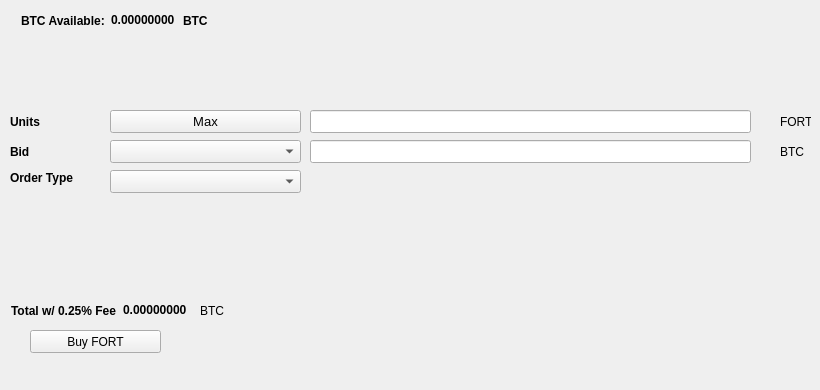
   <widget class="QWidget" name="BuyTab">
    <attribute name="title">
     <string>Buy</string>
    </attribute>
    <widget class="QPushButton" name="BuyFORT">
     <property name="geometry">
      <rect>
       <x>30</x>
       <y>330</y>
       <width>131</width>
       <height>23</height>
      </rect>
     </property>
     <property name="text">
      <string>Buy FORT</string>
     </property>
     <property name="icon">
      <iconset resource="../fortcoin.qrc">
       <normaloff>:/icons/bitcoin</normaloff>:/icons/bitcoin</iconset>
     </property>
    </widget>
    <widget class="QLabel" name="label_3">
     <property name="geometry">
      <rect>
       <x>10</x>
       <y>110</y>
       <width>46</width>
       <height>23</height>
      </rect>
     </property>
     <property name="font">
      <font>
       <weight>75</weight>
       <bold>true</bold>
      </font>
     </property>
     <property name="text">
      <string>Units</string>
     </property>
    </widget>
    <widget class="QLineEdit" name="UnitsInput">
     <property name="geometry">
      <rect>
       <x>310</x>
       <y>110</y>
       <width>441</width>
       <height>23</height>
      </rect>
     </property>
     <property name="font">
      <font>
       <pointsize>9</pointsize>
       <weight>75</weight>
       <bold>true</bold>
      </font>
     </property>
    </widget>
    <widget class="QLineEdit" name="BuyBidPriceEdit">
     <property name="geometry">
      <rect>
       <x>310</x>
       <y>140</y>
       <width>441</width>
       <height>23</height>
      </rect>
     </property>
     <property name="font">
      <font>
       <pointsize>9</pointsize>
       <weight>75</weight>
       <bold>true</bold>
      </font>
     </property>
    </widget>
    <widget class="QLabel" name="label_4">
     <property name="geometry">
      <rect>
       <x>780</x>
       <y>110</y>
       <width>31</width>
       <height>23</height>
      </rect>
     </property>
     <property name="text">
      <string>FORT</string>
     </property>
    </widget>
    <widget class="QLabel" name="label_5">
     <property name="geometry">
      <rect>
       <x>780</x>
       <y>140</y>
       <width>31</width>
       <height>23</height>
      </rect>
     </property>
     <property name="text">
      <string>BTC</string>
     </property>
    </widget>
    <widget class="QLabel" name="label_6">
     <property name="geometry">
      <rect>
       <x>10</x>
       <y>140</y>
       <width>46</width>
       <height>23</height>
      </rect>
     </property>
     <property name="font">
      <font>
       <weight>75</weight>
       <bold>true</bold>
      </font>
     </property>
     <property name="text">
      <string>Bid</string>
     </property>
    </widget>
    <widget class="QLabel" name="label_7">
     <property name="geometry">
      <rect>
       <x>10</x>
       <y>170</y>
       <width>91</width>
       <height>16</height>
      </rect>
     </property>
     <property name="font">
      <font>
       <weight>75</weight>
       <bold>true</bold>
      </font>
     </property>
     <property name="text">
      <string>Order Type</string>
     </property>
    </widget>
    <widget class="QPushButton" name="Buy_Max_Amount">
     <property name="geometry">
      <rect>
       <x>110</x>
       <y>110</y>
       <width>191</width>
       <height>23</height>
      </rect>
     </property>
     <property name="font">
      <font>
       <pointsize>10</pointsize>
      </font>
     </property>
     <property name="text">
      <string>Max</string>
     </property>
    </widget>
    <widget class="QComboBox" name="BuyBidcomboBox">
     <property name="geometry">
      <rect>
       <x>110</x>
       <y>140</y>
       <width>191</width>
       <height>23</height>
      </rect>
     </property>
     <property name="font">
      <font>
       <pointsize>10</pointsize>
      </font>
     </property>
    </widget>
    <widget class="QComboBox" name="buyOrdertypeCombo">
     <property name="geometry">
      <rect>
       <x>110</x>
       <y>170</y>
       <width>191</width>
       <height>23</height>
      </rect>
     </property>
     <property name="font">
      <font>
       <pointsize>10</pointsize>
      </font>
     </property>
    </widget>
    <widget class="QWidget" name="layoutWidget1">
     <property name="geometry">
      <rect>
       <x>21</x>
       <y>11</y>
       <width>227</width>
       <height>19</height>
      </rect>
     </property>
     <layout class="QHBoxLayout" name="horizontalLayout_3">
      <item>
       <widget class="QLabel" name="label232">
        <property name="font">
         <font>
          <weight>75</weight>
          <bold>true</bold>
         </font>
        </property>
        <property name="text">
         <string>BTC Available:</string>
        </property>
       </widget>
      </item>
      <item>
       <widget class="QLabel" name="BtcAvailableLbl">
        <property name="palette">
         <palette>
          <active>
           <colorrole role="WindowText">
            <brush brushstyle="SolidPattern">
             <color alpha="255">
              <red>0</red>
              <green>0</green>
              <blue>0</blue>
             </color>
            </brush>
           </colorrole>
           <colorrole role="Button">
            <brush brushstyle="SolidPattern">
             <color alpha="255">
              <red>0</red>
              <green>170</green>
              <blue>0</blue>
             </color>
            </brush>
           </colorrole>
           <colorrole role="Light">
            <brush brushstyle="SolidPattern">
             <color alpha="255">
              <red>0</red>
              <green>255</green>
              <blue>0</blue>
             </color>
            </brush>
           </colorrole>
           <colorrole role="Midlight">
            <brush brushstyle="SolidPattern">
             <color alpha="255">
              <red>0</red>
              <green>212</green>
              <blue>0</blue>
             </color>
            </brush>
           </colorrole>
           <colorrole role="Dark">
            <brush brushstyle="SolidPattern">
             <color alpha="255">
              <red>0</red>
              <green>85</green>
              <blue>0</blue>
             </color>
            </brush>
           </colorrole>
           <colorrole role="Mid">
            <brush brushstyle="SolidPattern">
             <color alpha="255">
              <red>0</red>
              <green>113</green>
              <blue>0</blue>
             </color>
            </brush>
           </colorrole>
           <colorrole role="Text">
            <brush brushstyle="SolidPattern">
             <color alpha="255">
              <red>0</red>
              <green>170</green>
              <blue>0</blue>
             </color>
            </brush>
           </colorrole>
           <colorrole role="BrightText">
            <brush brushstyle="SolidPattern">
             <color alpha="255">
              <red>255</red>
              <green>255</green>
              <blue>255</blue>
             </color>
            </brush>
           </colorrole>
           <colorrole role="ButtonText">
            <brush brushstyle="SolidPattern">
             <color alpha="255">
              <red>0</red>
              <green>0</green>
              <blue>0</blue>
             </color>
            </brush>
           </colorrole>
           <colorrole role="Base">
            <brush brushstyle="SolidPattern">
             <color alpha="255">
              <red>255</red>
              <green>255</green>
              <blue>255</blue>
             </color>
            </brush>
           </colorrole>
           <colorrole role="Window">
            <brush brushstyle="SolidPattern">
             <color alpha="255">
              <red>0</red>
              <green>170</green>
              <blue>0</blue>
             </color>
            </brush>
           </colorrole>
           <colorrole role="Shadow">
            <brush brushstyle="SolidPattern">
             <color alpha="255">
              <red>0</red>
              <green>0</green>
              <blue>0</blue>
             </color>
            </brush>
           </colorrole>
           <colorrole role="AlternateBase">
            <brush brushstyle="SolidPattern">
             <color alpha="255">
              <red>127</red>
              <green>212</green>
              <blue>127</blue>
             </color>
            </brush>
           </colorrole>
           <colorrole role="ToolTipBase">
            <brush brushstyle="SolidPattern">
             <color alpha="255">
              <red>255</red>
              <green>255</green>
              <blue>220</blue>
             </color>
            </brush>
           </colorrole>
           <colorrole role="ToolTipText">
            <brush brushstyle="SolidPattern">
             <color alpha="255">
              <red>0</red>
              <green>0</green>
              <blue>0</blue>
             </color>
            </brush>
           </colorrole>
          </active>
          <inactive>
           <colorrole role="WindowText">
            <brush brushstyle="SolidPattern">
             <color alpha="255">
              <red>0</red>
              <green>0</green>
              <blue>0</blue>
             </color>
            </brush>
           </colorrole>
           <colorrole role="Button">
            <brush brushstyle="SolidPattern">
             <color alpha="255">
              <red>0</red>
              <green>170</green>
              <blue>0</blue>
             </color>
            </brush>
           </colorrole>
           <colorrole role="Light">
            <brush brushstyle="SolidPattern">
             <color alpha="255">
              <red>0</red>
              <green>255</green>
              <blue>0</blue>
             </color>
            </brush>
           </colorrole>
           <colorrole role="Midlight">
            <brush brushstyle="SolidPattern">
             <color alpha="255">
              <red>0</red>
              <green>212</green>
              <blue>0</blue>
             </color>
            </brush>
           </colorrole>
           <colorrole role="Dark">
            <brush brushstyle="SolidPattern">
             <color alpha="255">
              <red>0</red>
              <green>85</green>
              <blue>0</blue>
             </color>
            </brush>
           </colorrole>
           <colorrole role="Mid">
            <brush brushstyle="SolidPattern">
             <color alpha="255">
              <red>0</red>
              <green>113</green>
              <blue>0</blue>
             </color>
            </brush>
           </colorrole>
           <colorrole role="Text">
            <brush brushstyle="SolidPattern">
             <color alpha="255">
              <red>0</red>
              <green>170</green>
              <blue>0</blue>
             </color>
            </brush>
           </colorrole>
           <colorrole role="BrightText">
            <brush brushstyle="SolidPattern">
             <color alpha="255">
              <red>255</red>
              <green>255</green>
              <blue>255</blue>
             </color>
            </brush>
           </colorrole>
           <colorrole role="ButtonText">
            <brush brushstyle="SolidPattern">
             <color alpha="255">
              <red>0</red>
              <green>0</green>
              <blue>0</blue>
             </color>
            </brush>
           </colorrole>
           <colorrole role="Base">
            <brush brushstyle="SolidPattern">
             <color alpha="255">
              <red>255</red>
              <green>255</green>
              <blue>255</blue>
             </color>
            </brush>
           </colorrole>
           <colorrole role="Window">
            <brush brushstyle="SolidPattern">
             <color alpha="255">
              <red>0</red>
              <green>170</green>
              <blue>0</blue>
             </color>
            </brush>
           </colorrole>
           <colorrole role="Shadow">
            <brush brushstyle="SolidPattern">
             <color alpha="255">
              <red>0</red>
              <green>0</green>
              <blue>0</blue>
             </color>
            </brush>
           </colorrole>
           <colorrole role="AlternateBase">
            <brush brushstyle="SolidPattern">
             <color alpha="255">
              <red>127</red>
              <green>212</green>
              <blue>127</blue>
             </color>
            </brush>
           </colorrole>
           <colorrole role="ToolTipBase">
            <brush brushstyle="SolidPattern">
             <color alpha="255">
              <red>255</red>
              <green>255</green>
              <blue>220</blue>
             </color>
            </brush>
           </colorrole>
           <colorrole role="ToolTipText">
            <brush brushstyle="SolidPattern">
             <color alpha="255">
              <red>0</red>
              <green>0</green>
              <blue>0</blue>
             </color>
            </brush>
           </colorrole>
          </inactive>
          <disabled>
           <colorrole role="WindowText">
            <brush brushstyle="SolidPattern">
             <color alpha="255">
              <red>0</red>
              <green>85</green>
              <blue>0</blue>
             </color>
            </brush>
           </colorrole>
           <colorrole role="Button">
            <brush brushstyle="SolidPattern">
             <color alpha="255">
              <red>0</red>
              <green>170</green>
              <blue>0</blue>
             </color>
            </brush>
           </colorrole>
           <colorrole role="Light">
            <brush brushstyle="SolidPattern">
             <color alpha="255">
              <red>0</red>
              <green>255</green>
              <blue>0</blue>
             </color>
            </brush>
           </colorrole>
           <colorrole role="Midlight">
            <brush brushstyle="SolidPattern">
             <color alpha="255">
              <red>0</red>
              <green>212</green>
              <blue>0</blue>
             </color>
            </brush>
           </colorrole>
           <colorrole role="Dark">
            <brush brushstyle="SolidPattern">
             <color alpha="255">
              <red>0</red>
              <green>85</green>
              <blue>0</blue>
             </color>
            </brush>
           </colorrole>
           <colorrole role="Mid">
            <brush brushstyle="SolidPattern">
             <color alpha="255">
              <red>0</red>
              <green>113</green>
              <blue>0</blue>
             </color>
            </brush>
           </colorrole>
           <colorrole role="Text">
            <brush brushstyle="SolidPattern">
             <color alpha="255">
              <red>0</red>
              <green>85</green>
              <blue>0</blue>
             </color>
            </brush>
           </colorrole>
           <colorrole role="BrightText">
            <brush brushstyle="SolidPattern">
             <color alpha="255">
              <red>255</red>
              <green>255</green>
              <blue>255</blue>
             </color>
            </brush>
           </colorrole>
           <colorrole role="ButtonText">
            <brush brushstyle="SolidPattern">
             <color alpha="255">
              <red>0</red>
              <green>85</green>
              <blue>0</blue>
             </color>
            </brush>
           </colorrole>
           <colorrole role="Base">
            <brush brushstyle="SolidPattern">
             <color alpha="255">
              <red>0</red>
              <green>170</green>
              <blue>0</blue>
             </color>
            </brush>
           </colorrole>
           <colorrole role="Window">
            <brush brushstyle="SolidPattern">
             <color alpha="255">
              <red>0</red>
              <green>170</green>
              <blue>0</blue>
             </color>
            </brush>
           </colorrole>
           <colorrole role="Shadow">
            <brush brushstyle="SolidPattern">
             <color alpha="255">
              <red>0</red>
              <green>0</green>
              <blue>0</blue>
             </color>
            </brush>
           </colorrole>
           <colorrole role="AlternateBase">
            <brush brushstyle="SolidPattern">
             <color alpha="255">
              <red>0</red>
              <green>170</green>
              <blue>0</blue>
             </color>
            </brush>
           </colorrole>
           <colorrole role="ToolTipBase">
            <brush brushstyle="SolidPattern">
             <color alpha="255">
              <red>255</red>
              <green>255</green>
              <blue>220</blue>
             </color>
            </brush>
           </colorrole>
           <colorrole role="ToolTipText">
            <brush brushstyle="SolidPattern">
             <color alpha="255">
              <red>0</red>
              <green>0</green>
              <blue>0</blue>
             </color>
            </brush>
           </colorrole>
          </disabled>
         </palette>
        </property>
        <property name="font">
         <font>
          <weight>75</weight>
          <bold>true</bold>
         </font>
        </property>
        <property name="text">
         <string>0.00000000</string>
        </property>
        <property name="textInteractionFlags">
         <set>Qt::LinksAccessibleByMouse|Qt::TextSelectableByKeyboard|Qt::TextSelectableByMouse</set>
        </property>
       </widget>
      </item>
      <item>
       <widget class="QLabel" name="BtcAvailableLbl_2">
        <property name="font">
         <font>
          <weight>75</weight>
          <bold>true</bold>
         </font>
        </property>
        <property name="text">
         <string>BTC</string>
        </property>
       </widget>
      </item>
     </layout>
    </widget>
    <widget class="QWidget" name="layoutWidge2">
     <property name="geometry">
      <rect>
       <x>11</x>
       <y>301</y>
       <width>259</width>
       <height>19</height>
      </rect>
     </property>
     <layout class="QHBoxLayout" name="horizontalLayout_4">
      <item>
       <widget class="QLabel" name="label_9">
        <property name="font">
         <font>
          <weight>75</weight>
          <bold>true</bold>
         </font>
        </property>
        <property name="text">
         <string>Total w/ 0.25% Fee</string>
        </property>
       </widget>
      </item>
      <item>
       <widget class="QLabel" name="BuyCostLabel">
        <property name="palette">
         <palette>
          <active>
           <colorrole role="WindowText">
            <brush brushstyle="SolidPattern">
             <color alpha="255">
              <red>0</red>
              <green>0</green>
              <blue>0</blue>
             </color>
            </brush>
           </colorrole>
           <colorrole role="Button">
            <brush brushstyle="SolidPattern">
             <color alpha="255">
              <red>0</red>
              <green>170</green>
              <blue>0</blue>
             </color>
            </brush>
           </colorrole>
           <colorrole role="Light">
            <brush brushstyle="SolidPattern">
             <color alpha="255">
              <red>0</red>
              <green>255</green>
              <blue>0</blue>
             </color>
            </brush>
           </colorrole>
           <colorrole role="Midlight">
            <brush brushstyle="SolidPattern">
             <color alpha="255">
              <red>0</red>
              <green>212</green>
              <blue>0</blue>
             </color>
            </brush>
           </colorrole>
           <colorrole role="Dark">
            <brush brushstyle="SolidPattern">
             <color alpha="255">
              <red>0</red>
              <green>85</green>
              <blue>0</blue>
             </color>
            </brush>
           </colorrole>
           <colorrole role="Mid">
            <brush brushstyle="SolidPattern">
             <color alpha="255">
              <red>0</red>
              <green>113</green>
              <blue>0</blue>
             </color>
            </brush>
           </colorrole>
           <colorrole role="Text">
            <brush brushstyle="SolidPattern">
             <color alpha="255">
              <red>0</red>
              <green>170</green>
              <blue>0</blue>
             </color>
            </brush>
           </colorrole>
           <colorrole role="BrightText">
            <brush brushstyle="SolidPattern">
             <color alpha="255">
              <red>255</red>
              <green>255</green>
              <blue>255</blue>
             </color>
            </brush>
           </colorrole>
           <colorrole role="ButtonText">
            <brush brushstyle="SolidPattern">
             <color alpha="255">
              <red>0</red>
              <green>0</green>
              <blue>0</blue>
             </color>
            </brush>
           </colorrole>
           <colorrole role="Base">
            <brush brushstyle="SolidPattern">
             <color alpha="255">
              <red>255</red>
              <green>255</green>
              <blue>255</blue>
             </color>
            </brush>
           </colorrole>
           <colorrole role="Window">
            <brush brushstyle="SolidPattern">
             <color alpha="255">
              <red>0</red>
              <green>170</green>
              <blue>0</blue>
             </color>
            </brush>
           </colorrole>
           <colorrole role="Shadow">
            <brush brushstyle="SolidPattern">
             <color alpha="255">
              <red>0</red>
              <green>0</green>
              <blue>0</blue>
             </color>
            </brush>
           </colorrole>
           <colorrole role="AlternateBase">
            <brush brushstyle="SolidPattern">
             <color alpha="255">
              <red>127</red>
              <green>212</green>
              <blue>127</blue>
             </color>
            </brush>
           </colorrole>
           <colorrole role="ToolTipBase">
            <brush brushstyle="SolidPattern">
             <color alpha="255">
              <red>255</red>
              <green>255</green>
              <blue>220</blue>
             </color>
            </brush>
           </colorrole>
           <colorrole role="ToolTipText">
            <brush brushstyle="SolidPattern">
             <color alpha="255">
              <red>0</red>
              <green>0</green>
              <blue>0</blue>
             </color>
            </brush>
           </colorrole>
          </active>
          <inactive>
           <colorrole role="WindowText">
            <brush brushstyle="SolidPattern">
             <color alpha="255">
              <red>0</red>
              <green>0</green>
              <blue>0</blue>
             </color>
            </brush>
           </colorrole>
           <colorrole role="Button">
            <brush brushstyle="SolidPattern">
             <color alpha="255">
              <red>0</red>
              <green>170</green>
              <blue>0</blue>
             </color>
            </brush>
           </colorrole>
           <colorrole role="Light">
            <brush brushstyle="SolidPattern">
             <color alpha="255">
              <red>0</red>
              <green>255</green>
              <blue>0</blue>
             </color>
            </brush>
           </colorrole>
           <colorrole role="Midlight">
            <brush brushstyle="SolidPattern">
             <color alpha="255">
              <red>0</red>
              <green>212</green>
              <blue>0</blue>
             </color>
            </brush>
           </colorrole>
           <colorrole role="Dark">
            <brush brushstyle="SolidPattern">
             <color alpha="255">
              <red>0</red>
              <green>85</green>
              <blue>0</blue>
             </color>
            </brush>
           </colorrole>
           <colorrole role="Mid">
            <brush brushstyle="SolidPattern">
             <color alpha="255">
              <red>0</red>
              <green>113</green>
              <blue>0</blue>
             </color>
            </brush>
           </colorrole>
           <colorrole role="Text">
            <brush brushstyle="SolidPattern">
             <color alpha="255">
              <red>0</red>
              <green>170</green>
              <blue>0</blue>
             </color>
            </brush>
           </colorrole>
           <colorrole role="BrightText">
            <brush brushstyle="SolidPattern">
             <color alpha="255">
              <red>255</red>
              <green>255</green>
              <blue>255</blue>
             </color>
            </brush>
           </colorrole>
           <colorrole role="ButtonText">
            <brush brushstyle="SolidPattern">
             <color alpha="255">
              <red>0</red>
              <green>0</green>
              <blue>0</blue>
             </color>
            </brush>
           </colorrole>
           <colorrole role="Base">
            <brush brushstyle="SolidPattern">
             <color alpha="255">
              <red>255</red>
              <green>255</green>
              <blue>255</blue>
             </color>
            </brush>
           </colorrole>
           <colorrole role="Window">
            <brush brushstyle="SolidPattern">
             <color alpha="255">
              <red>0</red>
              <green>170</green>
              <blue>0</blue>
             </color>
            </brush>
           </colorrole>
           <colorrole role="Shadow">
            <brush brushstyle="SolidPattern">
             <color alpha="255">
              <red>0</red>
              <green>0</green>
              <blue>0</blue>
             </color>
            </brush>
           </colorrole>
           <colorrole role="AlternateBase">
            <brush brushstyle="SolidPattern">
             <color alpha="255">
              <red>127</red>
              <green>212</green>
              <blue>127</blue>
             </color>
            </brush>
           </colorrole>
           <colorrole role="ToolTipBase">
            <brush brushstyle="SolidPattern">
             <color alpha="255">
              <red>255</red>
              <green>255</green>
              <blue>220</blue>
             </color>
            </brush>
           </colorrole>
           <colorrole role="ToolTipText">
            <brush brushstyle="SolidPattern">
             <color alpha="255">
              <red>0</red>
              <green>0</green>
              <blue>0</blue>
             </color>
            </brush>
           </colorrole>
          </inactive>
          <disabled>
           <colorrole role="WindowText">
            <brush brushstyle="SolidPattern">
             <color alpha="255">
              <red>0</red>
              <green>85</green>
              <blue>0</blue>
             </color>
            </brush>
           </colorrole>
           <colorrole role="Button">
            <brush brushstyle="SolidPattern">
             <color alpha="255">
              <red>0</red>
              <green>170</green>
              <blue>0</blue>
             </color>
            </brush>
           </colorrole>
           <colorrole role="Light">
            <brush brushstyle="SolidPattern">
             <color alpha="255">
              <red>0</red>
              <green>255</green>
              <blue>0</blue>
             </color>
            </brush>
           </colorrole>
           <colorrole role="Midlight">
            <brush brushstyle="SolidPattern">
             <color alpha="255">
              <red>0</red>
              <green>212</green>
              <blue>0</blue>
             </color>
            </brush>
           </colorrole>
           <colorrole role="Dark">
            <brush brushstyle="SolidPattern">
             <color alpha="255">
              <red>0</red>
              <green>85</green>
              <blue>0</blue>
             </color>
            </brush>
           </colorrole>
           <colorrole role="Mid">
            <brush brushstyle="SolidPattern">
             <color alpha="255">
              <red>0</red>
              <green>113</green>
              <blue>0</blue>
             </color>
            </brush>
           </colorrole>
           <colorrole role="Text">
            <brush brushstyle="SolidPattern">
             <color alpha="255">
              <red>0</red>
              <green>85</green>
              <blue>0</blue>
             </color>
            </brush>
           </colorrole>
           <colorrole role="BrightText">
            <brush brushstyle="SolidPattern">
             <color alpha="255">
              <red>255</red>
              <green>255</green>
              <blue>255</blue>
             </color>
            </brush>
           </colorrole>
           <colorrole role="ButtonText">
            <brush brushstyle="SolidPattern">
             <color alpha="255">
              <red>0</red>
              <green>85</green>
              <blue>0</blue>
             </color>
            </brush>
           </colorrole>
           <colorrole role="Base">
            <brush brushstyle="SolidPattern">
             <color alpha="255">
              <red>0</red>
              <green>170</green>
              <blue>0</blue>
             </color>
            </brush>
           </colorrole>
           <colorrole role="Window">
            <brush brushstyle="SolidPattern">
             <color alpha="255">
              <red>0</red>
              <green>170</green>
              <blue>0</blue>
             </color>
            </brush>
           </colorrole>
           <colorrole role="Shadow">
            <brush brushstyle="SolidPattern">
             <color alpha="255">
              <red>0</red>
              <green>0</green>
              <blue>0</blue>
             </color>
            </brush>
           </colorrole>
           <colorrole role="AlternateBase">
            <brush brushstyle="SolidPattern">
             <color alpha="255">
              <red>0</red>
              <green>170</green>
              <blue>0</blue>
             </color>
            </brush>
           </colorrole>
           <colorrole role="ToolTipBase">
            <brush brushstyle="SolidPattern">
             <color alpha="255">
              <red>255</red>
              <green>255</green>
              <blue>220</blue>
             </color>
            </brush>
           </colorrole>
           <colorrole role="ToolTipText">
            <brush brushstyle="SolidPattern">
             <color alpha="255">
              <red>0</red>
              <green>0</green>
              <blue>0</blue>
             </color>
            </brush>
           </colorrole>
          </disabled>
         </palette>
        </property>
        <property name="font">
         <font>
          <weight>75</weight>
          <bold>true</bold>
         </font>
        </property>
        <property name="autoFillBackground">
         <bool>false</bool>
        </property>
        <property name="text">
         <string>0.00000000</string>
        </property>
        <property name="textInteractionFlags">
         <set>Qt::LinksAccessibleByMouse|Qt::TextSelectableByMouse</set>
        </property>
       </widget>
      </item>
      <item>
       <widget class="QLabel" name="label_10">
        <property name="font">
         <font>
          <weight>50</weight>
          <bold>false</bold>
         </font>
        </property>
        <property name="text">
         <string>BTC</string>
        </property>
       </widget>
      </item>
     </layout>
    </widget>
    <widget class="QLabel" name="label_24">
     <property name="geometry">
      <rect>
       <x>460</x>
       <y>300</y>
       <width>281</width>
       <height>81</height>
      </rect>
     </property>
     <property name="text">
      <string/>
     </property>
     <property name="pixmap">
      <pixmap>:/images/bittrex</pixmap>
     </property>
    </widget>
   </widget>
